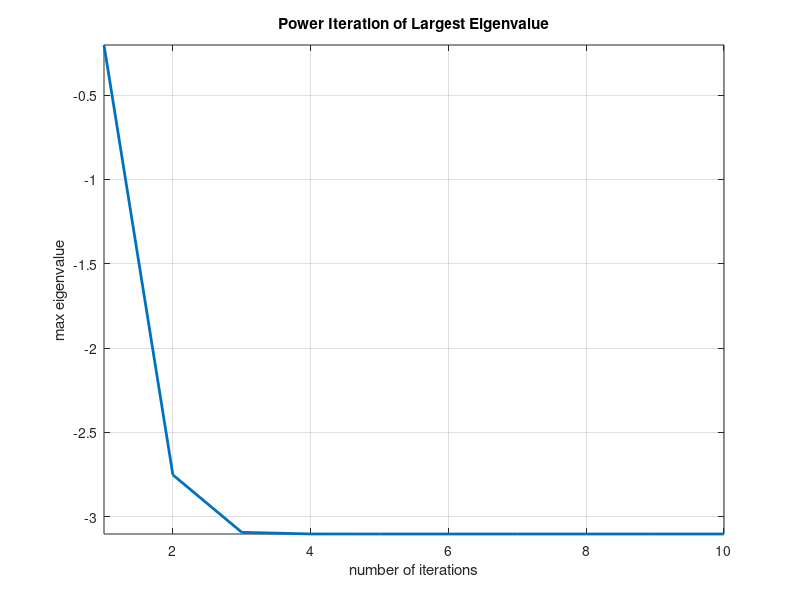
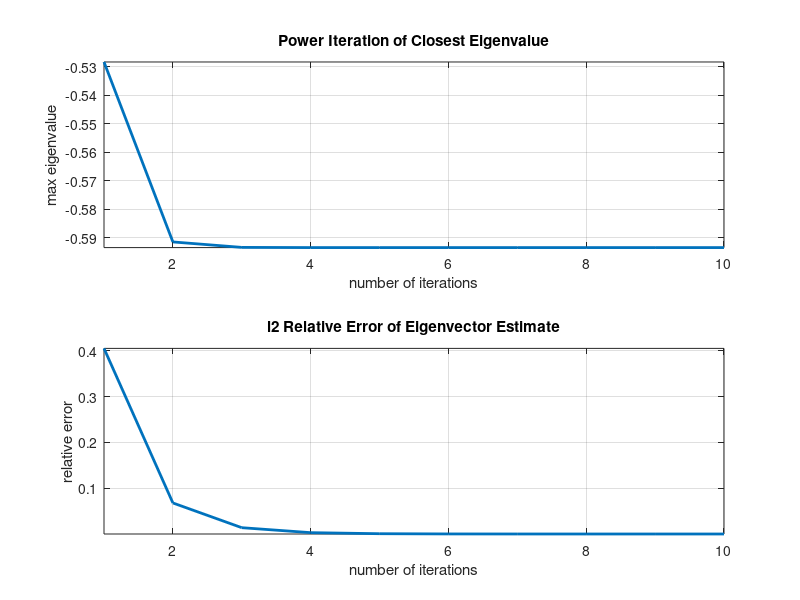
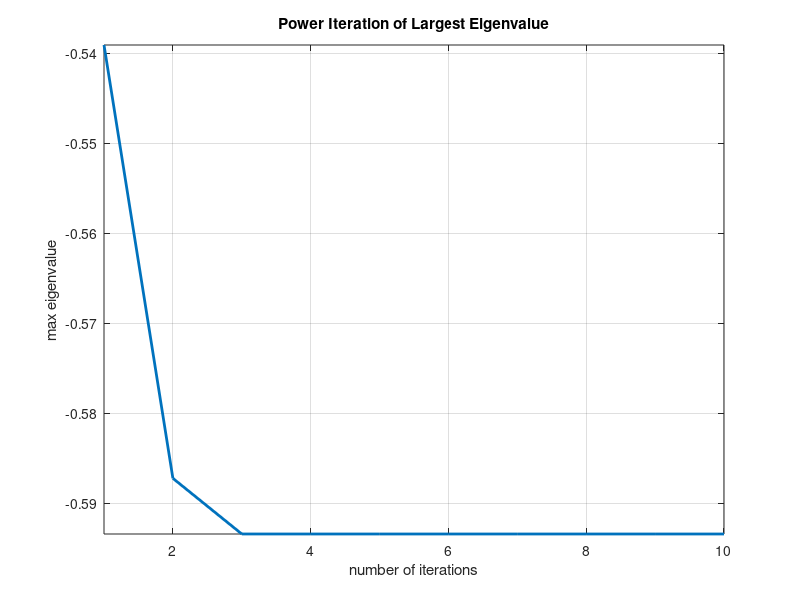

Write MATLAB code to recreate these figures, in order.

%Rayleigh Quotient (least squares eigenvalue approximation)
%l_min < x'Ax / x'x < l_max
%min_a ||Ax-ax||_2

%Power Iteration
%v(k)=Av(k-1)=A^k v(0), v(k) converges to max eigenvector

%Iterative methods vs Direct (non-iterative) methods
%Iterative methods can lead to lower complexity


%% Rayleigh Quotient (eigenvalue estimate from an eigenvector estimate)
m=4; n=4;
A=randn(m,n);
A=1/2*(A+A'); 
[V,D]=eig(A);     %sorted (ascending) for symmetric A
x_eig=V(:,end);   %max eigen-vector
l_eig=D(end,end); %max eigen-value

%raleigh quotient
l=(x_eig'*A*x_eig)/(x_eig'*x_eig)

%perturb x_eig
x_eig2=x_eig+1e-1*rand(1);
l2=(x_eig2'*A*x_eig2)/(x_eig2'*x_eig2)

norm(l-l2)/norm(l)

%% Power Iteration (Von Mises iteration) (eigenvector estimate from an eigenvalue estimate)
num_iter=10;
w=zeros(m,1);

v=randn(m,1);
v=v/norm(v);
l=zeros(num_iter,1);
for k=1:num_iter
    w=A*v;         %apply A
    v=w/norm(w);   %normalize
    l(k)=v'*A*v;   %rayleigh quotient
end

figure;
plot(1:num_iter,l,'linewidth',2); grid on; axis tight;
title('Power Iteration of Largest Eigenvalue');
xlabel('number of iterations'); ylabel('max eigenvalue');

%% Inverse Iteration (speed up of eigenvector estimate from an eigenvalue estimate)
%  eig(A) <-> lambda
%  eig(A-mu*I) <-> lambda - mu
%  eig(A-mu*I)^-1 <-> 1/(lambda-mu)
%  mu: initial guess of eigenvalue
%  (A-mu*I)^-1 is large in the direction of eigenvector
%  corresponding to the closest eigenvalue of mu
%  convergence depends on the ratio of closest eig to 2nd closest to mu
%  use mu as initial guess to approximate any eigenvector of A

num_iter=10;
w=zeros(m,1);

[V,D]=eig(A);
mu=D(2,2)+1e-1*randn(1); %proximal to lambda_2

v=randn(m,1);
v=v/norm(v);
l=zeros(num_iter,1);
verr=zeros(num_iter,1);
for k=1:num_iter
    w=inv(A-mu*eye(size(A)))*v;   %apply (A-mu*I)^-1 
    v=w/norm(w);                  %normalize
    l(k)=v'*A*v;                  %rayleigh quotient
    verr(k)=norm(V(:,2)-v)/norm(V(:,2));
end

figure;
subplot(211)
plot(1:num_iter,l,'linewidth',2); grid on; axis tight;
title('Power Iteration of Closest Eigenvalue');
xlabel('number of iterations'); ylabel('max eigenvalue');
subplot(212)
plot(1:num_iter,verr,'linewidth',2); grid on; axis tight;
title('l2 Relative Error of Eigenvector Estimate');
xlabel('number of iterations'); ylabel('relative error');

%% Rayleigh Quotient Iteration (e.g. On-line PCA) (combination of rayleigh quotient and inverse iteration)

%iterative refinement of eigenvector and eigenvalue estimate through
%application of rayleigh quotient (eigenvalue) and inverse iteration
%(eigenvector)

%spectacular convergence, each iteration triples the number of digits
%of accuracy

num_iter=10;
w=zeros(m,1);
l=zeros(num_iter,1); 
verr=zeros(num_iter,1);

%init
v=randn(m,1); v=v/norm(v);  %unit norm randn eigenvector
l(1)=v'*A*v;                %corresponding init eigenvalue
for k=2:num_iter            %iterate until convergence
    w=inv(A-l(k-1)*eye(size(A)))*v;  %apply inv(A-mu*I)
    v=w/norm(w);                     %normalize
    l(k)=v'*A*v;                     %rayleigh quotient
end

figure;
plot(1:num_iter,l,'linewidth',2); grid on; axis tight;
title('Power Iteration of Largest Eigenvalue');
xlabel('number of iterations'); ylabel('max eigenvalue');

